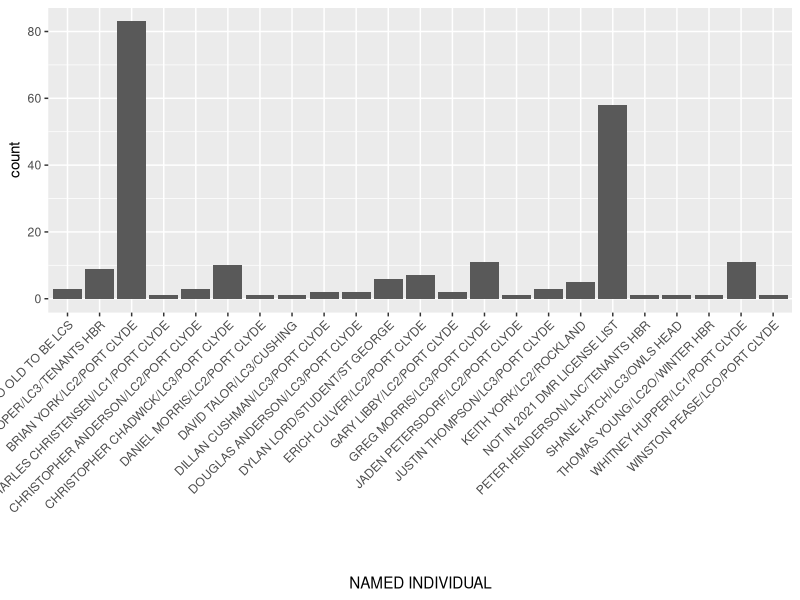
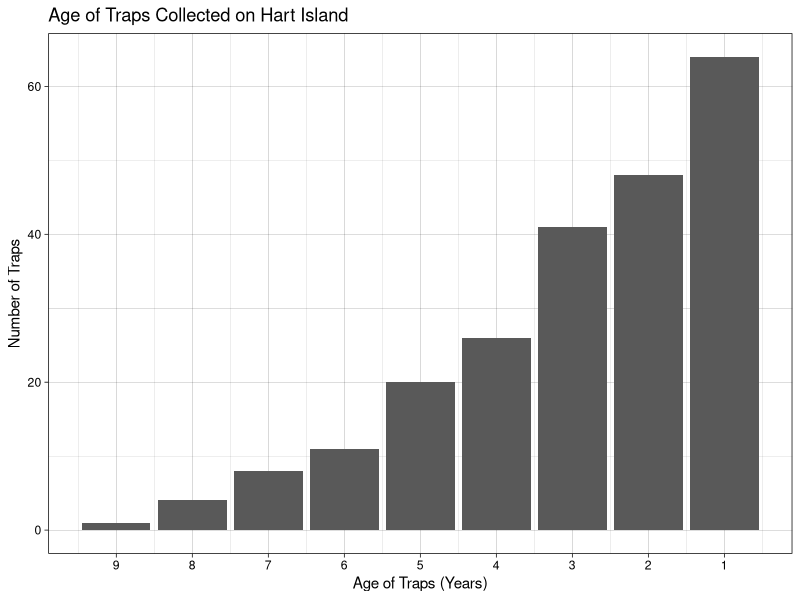

Write R code to recreate these figures, in order.
## ---- chunk 1
library(tidyverse)
library(broom)

## ---- chunk 2
lobsters <- read_csv(file = "../data/lobsters.csv")
glimpse(lobsters)
## ---- chunk 3
true_lobsters <- head(lobsters, -4)
glimpse(true_lobsters)
## ---- chunk 4
ggplot(data = true_lobsters, mapping = aes(x = `NAMED INDIVIDUAL`)) +
  geom_bar() +
theme(axis.text.x = element_text(angle = 45, hjust = 1))

## ---- chunk 5
ggplot(data = true_lobsters, mapping = aes(x = `# TAGS IN BUNDLE`)) +
  geom_bar() +
  labs(x = "Age of Traps (Years)", y = "Number of Traps",
  title = "Age of Traps Collected on Hart Island") +
  theme_linedraw() +
  scale_x_reverse(breaks = seq(10, 0, by = -1))
                    
                       
